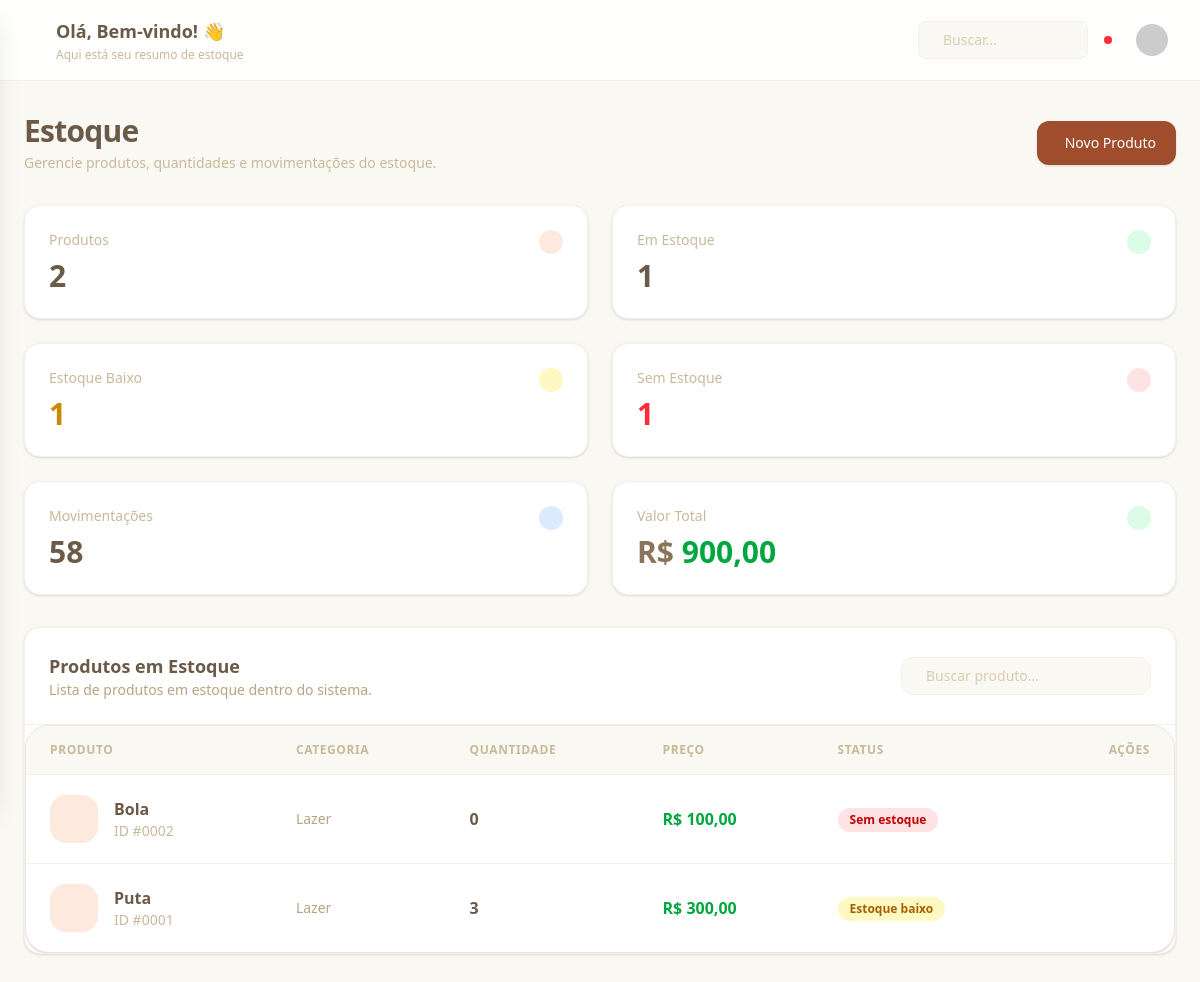
Page /estoque/ on the earlier database version.
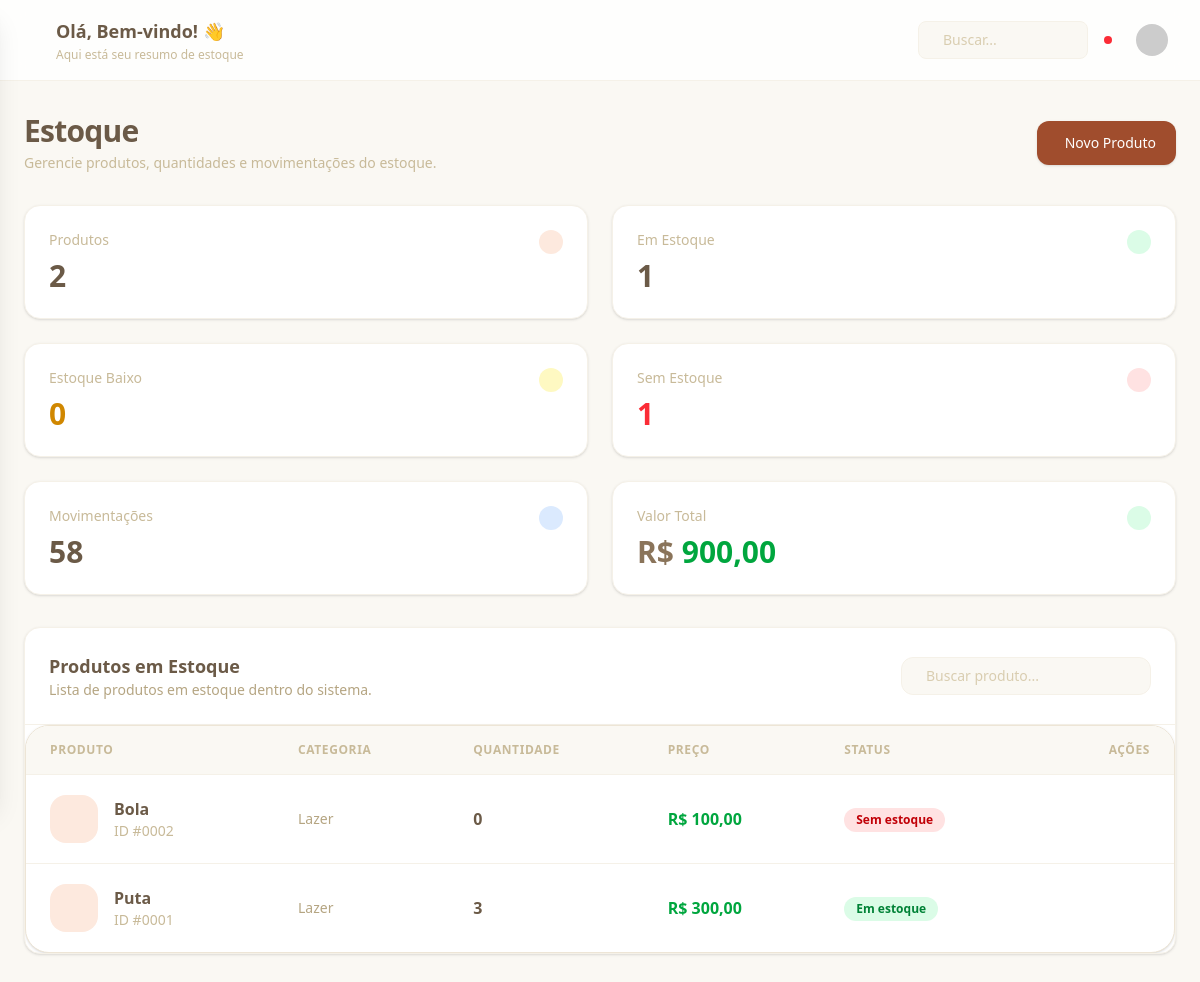
Same page on the later database version.
### website/models.py (models this page shows, shortened)
class Produto(models.Model):
    nome = models.CharField(max_length=100)
    descricao = models.TextField()
    preco = models.DecimalField(max_digits=10, decimal_places=2)
    quantidade = models.IntegerField(default=0)
    quantidade_minima = models.IntegerField(default=15)
    categoria = models.ForeignKey(
        Categoria,
        on_delete=models.CASCADE,
        related_name='produtos'
    )
    fornecedor = models.ForeignKey(
        Fornecedor,
        on_delete=models.SET_NULL,
        null=True,
        blank=True,
        related_name='produtos'
    )

class Categoria(models.Model):
    nome = models.CharField(max_length=100)
    descricao = models.TextField()

### website/views.py (the view)
# urls.py: path("estoque/", EstoquePageView.as_view(), name="estoque"),
class EstoquePageView(DashboardContextMixin, TemplateView):
    template_name = "estoque.html"
    def get_context_data(self, **kwargs):
        context = super().get_context_data(**kwargs)
        context["produtos"] = (
            Produto.objects.select_related("categoria", "fornecedor").order_by(
                "nome"
            )
        )
        return context

### website/context_processors.py (called while the page is built)
def navigation(request):
    match = getattr(request, "resolver_match", None)
    name = (match.url_name or "") if match else ""
    section = ""
    if name in ("painel",):
        section = "painel"
    elif name in ("produtos", "create_produto", "create_categoria"):
        section = "produtos"
    elif name in ("estoque", "create_estoque", "create_movimentacao"):
        section = "estoque"
    elif name in ("relatorios", "relatorio"):
        section = "relatorios"
    elif name in ("configuracoes", "perfil", "create_fornecedor"):
        section = "configuracoes"
    elif name in ("contato",):
        section = "contato"
    return {"nav_section": section}

### website/templatetags/static_extras.py (called while the page is built)
def _resolve_local_path(path: str) -> Path | None:
    for static_dir in getattr(settings, "STATICFILES_DIRS", []):
        candidate = Path(static_dir) / path
        if candidate.is_file():
            return candidate
    return None

### website/views.py (called while the page is built)
    def get_context_data(self, **kwargs):
        context = super().get_context_data(**kwargs)
        context.update(self.get_dashboard_context())
        return context

### website/templates/estoque.html (shortened to what the changed rows need)
{% extends 'base.html' %}
{% block content %}
<div class="space-y-8">
    <div class="flex flex-col gap-4 lg:flex-row lg:items-center lg:justify-between">
        <div class="space-y-1">
            <h1 class="text-3xl font-bold tracking-tight text-sand-900">
                Estoque
            </h1>
        </div>
    </div>
    <div class="grid gap-6 sm:grid-cols-2 xl:grid-cols-4">
        <div class="card rounded-2xl border border-sand-100 bg-white p-6 shadow-sm">
            <div class="flex items-start justify-between">
                <div class="space-y-2">
                    <h2 class="text-3xl font-bold text-sand-900">
                        {{ produtos_count }}
                    </h2>
                </div>
            </div>
        </div>
        <div class="card rounded-2xl border border-sand-100 bg-white p-6 shadow-sm">
            <div class="flex items-start justify-between">
                <div class="space-y-2">
                    <h2 class="text-3xl font-bold text-sand-900">
                        {{ em_estoque_count|default:"0" }}
                    </h2>
                </div>
            </div>
        </div>
        <div class="card rounded-2xl border border-sand-100 bg-white p-6 shadow-sm">
            <div class="flex items-start justify-between">
                <div class="space-y-2">
                    <p class="text-sm font-medium text-sand-500">
                        Estoque Baixo
                    </p>
                    <h2 class="text-3xl font-bold text-yellow-600">
                        {{ estoque_baixo_count|default:"0" }}
                    </h2>
                </div>
            </div>
        </div>
        <div class="card rounded-2xl border border-sand-100 bg-white p-6 shadow-sm">
            <div class="flex items-start justify-between">
                <div class="space-y-2">
                    <h2 class="text-3xl font-bold text-red-500">
                        {{ sem_estoque_count|default:"0" }}
                    </h2>
                </div>
            </div>
        </div>
        <div class="card rounded-2xl border border-sand-100 bg-white p-6 shadow-sm">
            <div class="flex items-start justify-between">
                <div class="space-y-2">
                    <h2 class="text-3xl font-bold text-sand-900">
                        58
                    </h2>
                </div>
            </div>
        </div>
        <div class="card rounded-2xl border border-sand-100 bg-white p-6 shadow-sm">
            <div class="flex items-start justify-between">
                <div class="space-y-2">
                    <h2 class="text-3xl font-bold">
                        <span class="text-sand-800">R$ </span><span class="text-green-600">{{ valor_total|floatformat:2 }}</span>
                    </h2>
                </div>
            </div>
        </div>
    </div>
    <div class="overflow-hidden rounded-2xl border border-sand-100 bg-white shadow-sm">
        <div class="flex flex-col gap-4 border-b border-sand-100 p-6 lg:flex-row lg:items-center lg:justify-between">
            <div>
                <h2 class="text-lg font-semibold text-sand-900">
                    Produtos em Estoque
                </h2>
            </div>
        </div>
        <div class="overflow-hidden rounded-3xl border border-sand-200 bg-white shadow-sm">
            <div class="overflow-x-auto">
                <table class="w-full min-w-full table-auto">
                    <thead class="border-b border-sand-100 bg-sand-50">
                        <tr>
                            <th
                                class="px-6 py-4 text-left text-xs font-semibold uppercase tracking-wider text-sand-500">
                                Produto
                            </th>
                            <th
                                class="px-6 py-4 text-left text-xs font-semibold uppercase tracking-wider text-sand-500">
                                Categoria
                            </th>
                            <th
                                class="px-6 py-4 text-left text-xs font-semibold uppercase tracking-wider text-sand-500">
                                Quantidade
                            </th>
                            <th
                                class="px-6 py-4 text-left text-xs font-semibold uppercase tracking-wider text-sand-500">
                                Preço
                            </th>
                            <th
                                class="px-6 py-4 text-left text-xs font-semibold uppercase tracking-wider text-sand-500">
                                Status
                            </th>
                            <th
                                class="px-6 py-4 text-right text-xs font-semibold uppercase tracking-wider text-sand-500">
                                Ações
                            </th>
                        </tr>
                    </thead>
                    <tbody class="divide-y divide-sand-100">
                        {% for produto in produtos %}
                        <tr class="transition hover:bg-sand-50">
                            <td class="px-6 py-5">
                                <div class="flex items-center gap-4">
                                    <div class="flex h-12 w-12 items-center justify-center rounded-2xl bg-stone-100">
                                    </div>
                                    <div>
                                        <p class="font-semibold text-sand-900">
                                            {{ produto.nome }}
                                        </p>
                                        <p class="text-sm text-sand-500">
                                            ID #{{ produto.pk|stringformat:"04d" }}
                                        </p>
                                    </div>
                                </div>
                            </td>
                            <td class="px-6 py-5 text-sm text-sand-600">
                                {% if produto.categoria %}
                                {{ produto.categoria.nome }}
                                {% else %}
                                Sem categoria
                                {% endif %}
                            </td>
                            <td class="px-6 py-5">
                                <span class="font-semibold text-sand-900">
                                    {{ produto.quantidade }}
                                </span>
                            </td>
                            <td class="px-6 py-5">
                                <span class="font-semibold text-green-600">
                                    R$ {{ produto.preco|floatformat:2 }}
                                </span>
                            </td>
                            <td class="px-6 py-5">
                                {% if produto.quantidade == 0 %}
                                <span class="
                                inline-flex items-center rounded-full
                                bg-red-100 px-3 py-1
                                text-xs font-semibold text-red-700
                            ">
                                    Sem estoque
                                </span>
                                {% elif produto.quantidade <= produto.quantidade_minima %}
                                <span class="
                                inline-flex items-center rounded-full
                                bg-yellow-100 px-3 py-1
                                text-xs font-semibold text-yellow-700
                            ">
                                    Estoque baixo
                                </span>
                                {% else %}
                                <span class="
                                inline-flex items-center rounded-full
                                bg-green-100 px-3 py-1
                                text-xs font-semibold text-green-700
                            ">
                                    Em estoque
                                </span>
                                {% endif %}
                            </td>
                            <td class="px-6 py-5">
                                <div class="flex items-center justify-end gap-2">
                                    <a href="{% url 'update_produto' produto.id %}" class="
                                    rounded-xl p-2.5
                                    text-sand-500
                                    transition
                                    hover:bg-sand-100
                                    hover:text-sand-900
                                ">
                                    </a>
                                    <button class="
                                    rounded-xl p-2.5
                                    text-red-500
                                    transition
                                    hover:bg-red-50
                                ">
                                    </button>
                                </div>
                            </td>
                        </tr>
                        {% endfor %}
                    </tbody>
                </table>
            </div>
        </div>
    </div>
</div>
{% endblock %}

Differences in the rows shown:
changed Produto "Puta": quantidade_minima "Estoque baixo" → "Em estoque"
Other differences:
{{ estoque_baixo_count|default:"0" }}: "1" → "0"
